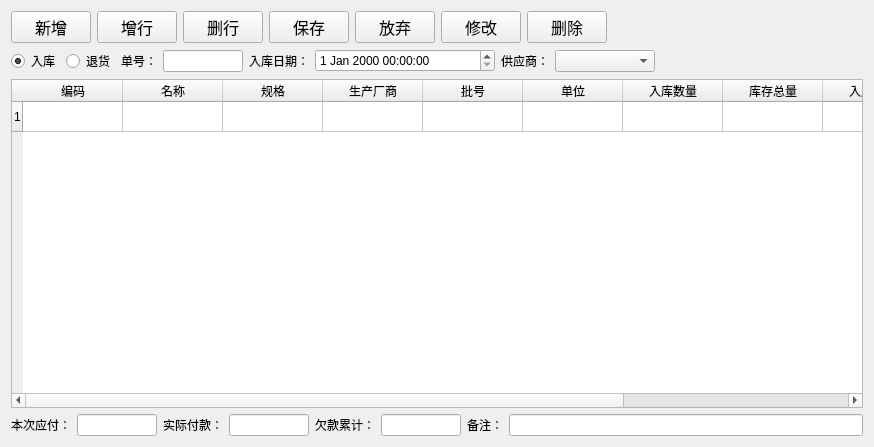
<?xml version="1.0" encoding="UTF-8"?>
<ui version="4.0">
 <class>DrugStorage</class>
 <widget class="QWidget" name="DrugStorage">
  <property name="geometry">
   <rect>
    <x>0</x>
    <y>0</y>
    <width>874</width>
    <height>447</height>
   </rect>
  </property>
  <property name="windowTitle">
   <string>药品入库</string>
  </property>
  <layout class="QVBoxLayout" name="verticalLayout">
   <item>
    <layout class="QHBoxLayout" name="horizontalLayout_2">
     <item>
      <widget class="QPushButton" name="addButton">
       <property name="sizePolicy">
        <sizepolicy hsizetype="Fixed" vsizetype="Fixed">
         <horstretch>0</horstretch>
         <verstretch>0</verstretch>
        </sizepolicy>
       </property>
       <property name="font">
        <font>
         <family>Agency FB</family>
         <pointsize>12</pointsize>
        </font>
       </property>
       <property name="text">
        <string>新增</string>
       </property>
      </widget>
     </item>
     <item>
      <widget class="QPushButton" name="addRowButton">
       <property name="sizePolicy">
        <sizepolicy hsizetype="Fixed" vsizetype="Fixed">
         <horstretch>0</horstretch>
         <verstretch>0</verstretch>
        </sizepolicy>
       </property>
       <property name="font">
        <font>
         <pointsize>12</pointsize>
        </font>
       </property>
       <property name="text">
        <string>增行</string>
       </property>
      </widget>
     </item>
     <item>
      <widget class="QPushButton" name="deleteRowButton">
       <property name="sizePolicy">
        <sizepolicy hsizetype="Fixed" vsizetype="Fixed">
         <horstretch>0</horstretch>
         <verstretch>0</verstretch>
        </sizepolicy>
       </property>
       <property name="font">
        <font>
         <pointsize>12</pointsize>
        </font>
       </property>
       <property name="text">
        <string>删行</string>
       </property>
      </widget>
     </item>
     <item>
      <widget class="QPushButton" name="saveButton">
       <property name="sizePolicy">
        <sizepolicy hsizetype="Fixed" vsizetype="Fixed">
         <horstretch>0</horstretch>
         <verstretch>0</verstretch>
        </sizepolicy>
       </property>
       <property name="font">
        <font>
         <family>Agency FB</family>
         <pointsize>12</pointsize>
        </font>
       </property>
       <property name="text">
        <string>保存</string>
       </property>
      </widget>
     </item>
     <item>
      <widget class="QPushButton" name="discardButton">
       <property name="sizePolicy">
        <sizepolicy hsizetype="Fixed" vsizetype="Fixed">
         <horstretch>0</horstretch>
         <verstretch>0</verstretch>
        </sizepolicy>
       </property>
       <property name="font">
        <font>
         <family>Agency FB</family>
         <pointsize>12</pointsize>
        </font>
       </property>
       <property name="text">
        <string>放弃</string>
       </property>
      </widget>
     </item>
     <item>
      <widget class="QPushButton" name="editButton">
       <property name="sizePolicy">
        <sizepolicy hsizetype="Fixed" vsizetype="Fixed">
         <horstretch>0</horstretch>
         <verstretch>0</verstretch>
        </sizepolicy>
       </property>
       <property name="font">
        <font>
         <family>Agency FB</family>
         <pointsize>12</pointsize>
        </font>
       </property>
       <property name="text">
        <string>修改</string>
       </property>
      </widget>
     </item>
     <item>
      <widget class="QPushButton" name="deleteButton">
       <property name="sizePolicy">
        <sizepolicy hsizetype="Fixed" vsizetype="Fixed">
         <horstretch>0</horstretch>
         <verstretch>0</verstretch>
        </sizepolicy>
       </property>
       <property name="font">
        <font>
         <family>Agency FB</family>
         <pointsize>12</pointsize>
        </font>
       </property>
       <property name="text">
        <string>删除</string>
       </property>
      </widget>
     </item>
     <item>
      <spacer name="horizontalSpacer_2">
       <property name="orientation">
        <enum>Qt::Horizontal</enum>
       </property>
       <property name="sizeHint" stdset="0">
        <size>
         <width>40</width>
         <height>20</height>
        </size>
       </property>
      </spacer>
     </item>
    </layout>
   </item>
   <item>
    <layout class="QHBoxLayout" name="horizontalLayout">
     <item>
      <widget class="QRadioButton" name="radioButton_Add">
       <property name="text">
        <string>入库</string>
       </property>
       <property name="checked">
        <bool>true</bool>
       </property>
      </widget>
     </item>
     <item>
      <widget class="QRadioButton" name="radioButton_Minus">
       <property name="text">
        <string>退货</string>
       </property>
      </widget>
     </item>
     <item>
      <widget class="QLabel" name="label">
       <property name="text">
        <string>单号：</string>
       </property>
      </widget>
     </item>
     <item>
      <widget class="QLineEdit" name="lineEdit_No">
       <property name="maximumSize">
        <size>
         <width>80</width>
         <height>16777215</height>
        </size>
       </property>
      </widget>
     </item>
     <item>
      <widget class="QLabel" name="label_5">
       <property name="text">
        <string>入库日期：</string>
       </property>
      </widget>
     </item>
     <item>
      <widget class="QDateTimeEdit" name="dateTimeEdit">
       <property name="sizePolicy">
        <sizepolicy hsizetype="Expanding" vsizetype="Fixed">
         <horstretch>0</horstretch>
         <verstretch>0</verstretch>
        </sizepolicy>
       </property>
       <property name="maximumSize">
        <size>
         <width>180</width>
         <height>16777215</height>
        </size>
       </property>
      </widget>
     </item>
     <item>
      <widget class="QLabel" name="label_8">
       <property name="text">
        <string>供应商：</string>
       </property>
      </widget>
     </item>
     <item>
      <widget class="QComboBox" name="comboBox_supplier">
       <property name="sizePolicy">
        <sizepolicy hsizetype="Expanding" vsizetype="Fixed">
         <horstretch>0</horstretch>
         <verstretch>0</verstretch>
        </sizepolicy>
       </property>
       <property name="maximumSize">
        <size>
         <width>100</width>
         <height>16777215</height>
        </size>
       </property>
      </widget>
     </item>
     <item>
      <spacer name="horizontalSpacer">
       <property name="orientation">
        <enum>Qt::Horizontal</enum>
       </property>
       <property name="sizeHint" stdset="0">
        <size>
         <width>40</width>
         <height>20</height>
        </size>
       </property>
      </spacer>
     </item>
    </layout>
   </item>
   <item>
    <widget class="QTableWidget" name="tableWidget">
     <property name="sortingEnabled">
      <bool>true</bool>
     </property>
     <attribute name="verticalHeaderShowSortIndicator" stdset="0">
      <bool>false</bool>
     </attribute>
     <attribute name="verticalHeaderStretchLastSection">
      <bool>false</bool>
     </attribute>
     <row>
      <property name="text">
       <string>1</string>
      </property>
     </row>
     <column>
      <property name="text">
       <string>编码</string>
      </property>
      <property name="font">
       <font>
        <pointsize>9</pointsize>
       </font>
      </property>
     </column>
     <column>
      <property name="text">
       <string>名称</string>
      </property>
     </column>
     <column>
      <property name="text">
       <string>规格</string>
      </property>
     </column>
     <column>
      <property name="text">
       <string>生产厂商</string>
      </property>
     </column>
     <column>
      <property name="text">
       <string>批号</string>
      </property>
     </column>
     <column>
      <property name="text">
       <string>单位</string>
      </property>
     </column>
     <column>
      <property name="text">
       <string>入库数量</string>
      </property>
     </column>
     <column>
      <property name="text">
       <string>库存总量</string>
      </property>
     </column>
     <column>
      <property name="text">
       <string>入库价格</string>
      </property>
     </column>
     <column>
      <property name="text">
       <string>总价</string>
      </property>
     </column>
     <column>
      <property name="text">
       <string>药品类别</string>
      </property>
     </column>
    </widget>
   </item>
   <item>
    <layout class="QHBoxLayout" name="horizontalLayout_4">
     <item>
      <widget class="QLabel" name="label_14">
       <property name="text">
        <string>本次应付：</string>
       </property>
      </widget>
     </item>
     <item>
      <widget class="QLineEdit" name="lineEdit_Payable">
       <property name="sizePolicy">
        <sizepolicy hsizetype="Fixed" vsizetype="Fixed">
         <horstretch>0</horstretch>
         <verstretch>0</verstretch>
        </sizepolicy>
       </property>
       <property name="maximumSize">
        <size>
         <width>80</width>
         <height>16777215</height>
        </size>
       </property>
      </widget>
     </item>
     <item>
      <widget class="QLabel" name="label_15">
       <property name="text">
        <string>实际付款：</string>
       </property>
      </widget>
     </item>
     <item>
      <widget class="QLineEdit" name="lineEdit_Paid">
       <property name="sizePolicy">
        <sizepolicy hsizetype="Fixed" vsizetype="Fixed">
         <horstretch>0</horstretch>
         <verstretch>0</verstretch>
        </sizepolicy>
       </property>
       <property name="maximumSize">
        <size>
         <width>80</width>
         <height>16777215</height>
        </size>
       </property>
       <property name="text">
        <string/>
       </property>
      </widget>
     </item>
     <item>
      <widget class="QLabel" name="label_17">
       <property name="text">
        <string>欠款累计：</string>
       </property>
      </widget>
     </item>
     <item>
      <widget class="QLineEdit" name="lineEdit_debt">
       <property name="maximumSize">
        <size>
         <width>80</width>
         <height>16777215</height>
        </size>
       </property>
      </widget>
     </item>
     <item>
      <widget class="QLabel" name="label_16">
       <property name="text">
        <string>备注：</string>
       </property>
      </widget>
     </item>
     <item>
      <widget class="QLineEdit" name="lineEdit_2"/>
     </item>
    </layout>
   </item>
  </layout>
 </widget>
 <layoutdefault spacing="6" margin="11"/>
 <resources/>
 <connections/>
</ui>
